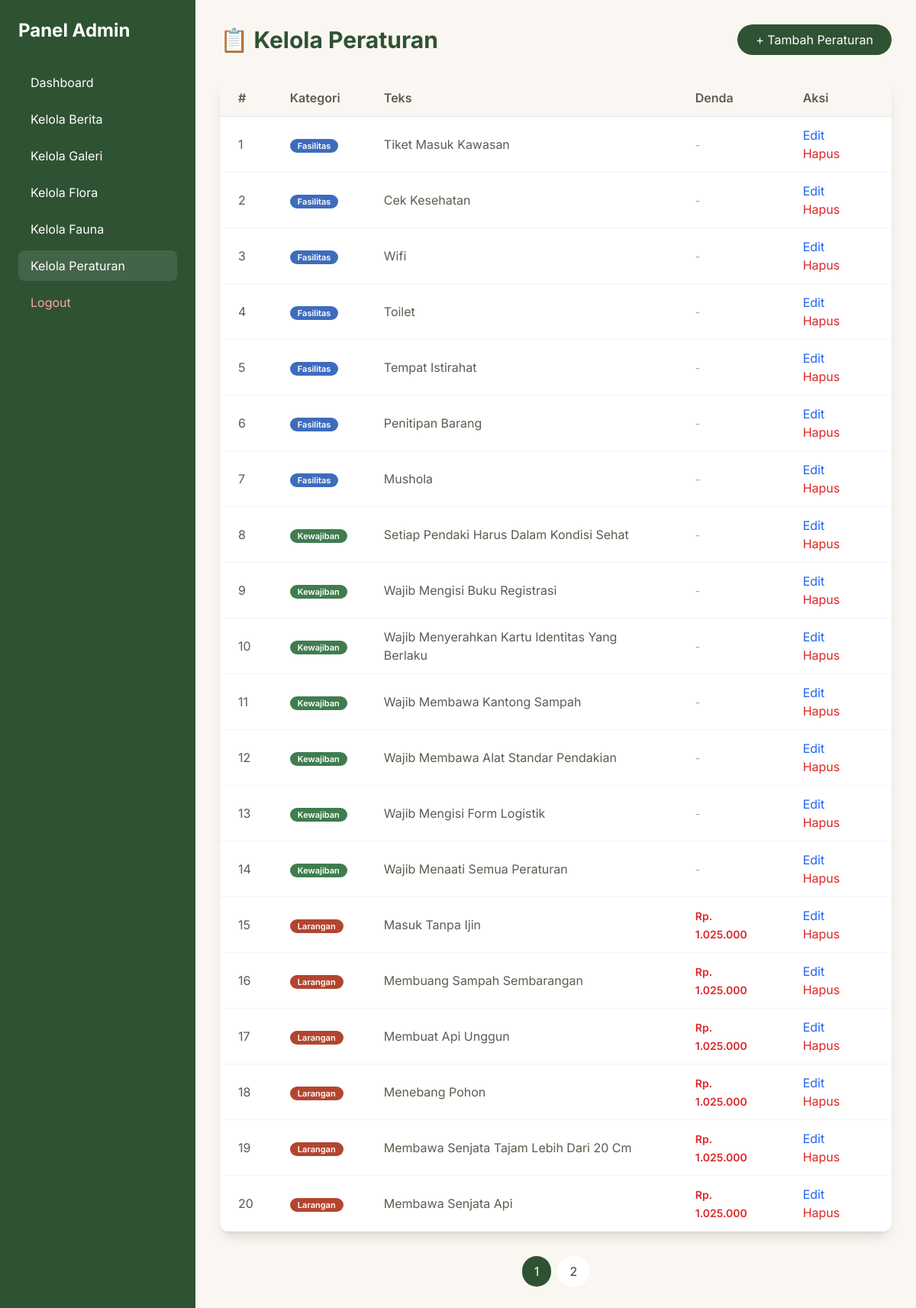
Screenshot of /admin/peraturan/index.php (signed in) with the database file from the repository.
### tables this page shows
CREATE TABLE `peraturan` (
  `id` int(11) NOT NULL,
  `kategori` varchar(50) NOT NULL,
  `teks` text NOT NULL,
  `denda` varchar(100) DEFAULT NULL,
  `created_at` timestamp NOT NULL DEFAULT current_timestamp()
);

### includes/functions.php (called while the page is built, shortened)
<?php
require_once __DIR__ . '/config.php';
function getTotalPeraturan() {
    global $pdo;
    $stmt = $pdo->query("SELECT COUNT(*) as total FROM peraturan");
    $result = $stmt->fetch();
    return $result ? (int)$result['total'] : 0;
}
function getPeraturanPaginated($page = 1, $limit = 10) {
    global $pdo;
    $page = intval($page);
    $limit = intval($limit);
    $offset = ($page - 1) * $limit;
    $stmt = $pdo->query("SELECT * FROM peraturan ORDER BY kategori, id LIMIT $limit OFFSET $offset");
    return $stmt->fetchAll();
}

### admin/peraturan/index.php (the view, shortened to what this page needs)
<?php
require_once __DIR__ . '/../../includes/config.php';
require_once __DIR__ . '/../../includes/functions.php';
$page = isset($_GET['page']) ? (int)$_GET['page'] : 1;
$limit = 20;
$offset = ($page - 1) * $limit;
$total = getTotalPeraturan();
$totalPages = ceil($total / $limit);
$peraturan_list = getPeraturanPaginated($page, $limit);
?>
<!DOCTYPE html>
<html lang="id">
<head>
    <script src="https://cdn.tailwindcss.com"></script>
</head>
<body class="bg-[#FAF7F2]">
<div class="flex h-screen">
    <div class="w-64 bg-[#2F5233] text-white p-6">
        <h2 class="text-2xl font-bold mb-8">Panel Admin</h2>
        <nav class="space-y-2">
            <a href="../dashboard.php" class="block py-2 px-4 hover:bg-white/20 rounded-lg transition duration-300">Dashboard</a>
            <a href="../berita/index.php" class="block py-2 px-4 hover:bg-white/20 rounded-lg transition duration-300">Kelola Berita</a>
            <a href="../galeri/index.php" class="block py-2 px-4 hover:bg-white/20 rounded-lg transition duration-300">Kelola Galeri</a>
            <a href="../flora/index.php" class="block py-2 px-4 hover:bg-white/20 rounded-lg transition duration-300">Kelola Flora</a>
            <a href="../fauna/index.php" class="block py-2 px-4 hover:bg-white/20 rounded-lg transition duration-300">Kelola Fauna</a>
            <a href="index.php" class="block py-2 px-4 bg-white/10 rounded-lg hover:bg-white/20 transition duration-300">Kelola Peraturan</a>
            <a href="../logout.php" class="block py-2 px-4 hover:bg-white/20 rounded-lg transition duration-300 text-red-300">Logout</a>
        </nav>
    </div>
    <div class="flex-1 overflow-y-auto">
        <div class="p-8">
            <div class="flex justify-between items-center mb-8">
                <h1 class="text-3xl font-bold text-[#2F5233]">📋 Kelola Peraturan</h1>
                <a href="tambah.php" class="bg-[#2F5233] hover:bg-[#4A7A4E] text-white px-6 py-2 rounded-full transition duration-300">
                    + Tambah Peraturan
                </a>
            </div>
            <div class="bg-white rounded-xl shadow-lg overflow-hidden">
                <div class="overflow-x-auto">
                    <table class="w-full">
                        <thead>
                            <tr class="bg-[#FAF7F2] border-b border-gray-200">
                                <th class="text-left py-3 px-6 text-[#5C5C50] font-semibold">#</th>
                                <th class="text-left py-3 px-6 text-[#5C5C50] font-semibold">Kategori</th>
                                <th class="text-left py-3 px-6 text-[#5C5C50] font-semibold">Teks</th>
                                <th class="text-left py-3 px-6 text-[#5C5C50] font-semibold">Denda</th>
                                <th class="text-left py-3 px-6 text-[#5C5C50] font-semibold">Aksi</th>
                            </tr>
                        </thead>
                        <tbody>
                            <?php
                            $no = $offset + 1;
                            foreach ($peraturan_list as $item):
                                $badgeClass = $item['kategori'] == 'kewajiban' ? 'badge-kewajiban' : ($item['kategori'] == 'larangan' ? 'badge-larangan' : 'badge-fasilitas');
                            ?>
                            <tr class="border-b border-gray-100 hover:bg-gray-50 transition duration-300">
                                <td class="py-3 px-6 text-[#5C5C50]"><?= $no++ ?></td>
                                <td class="py-3 px-6">
                                    <span class="<?= $badgeClass ?>"><?= ucfirst(htmlspecialchars($item['kategori'])) ?></span>
                                </td>
                                <td class="py-3 px-6 text-[#5C5C50]"><?= htmlspecialchars($item['teks']) ?></td>
                                <td class="py-3 px-6">
                                    <?php if ($item['denda']): ?>
                                    <span class="text-red-600 font-semibold text-sm"><?= htmlspecialchars($item['denda']) ?></span>
                                    <?php else: ?>
                                    <span class="text-gray-400 text-sm">-</span>
                                    <?php endif; ?>
                                </td>
                                <td class="py-3 px-6">
                                    <a href="edit.php?id=<?= $item['id'] ?>" class="text-blue-600 hover:text-blue-800 mr-3 transition duration-300">Edit</a>
                                    <a href="hapus.php?id=<?= $item['id'] ?>" class="text-red-600 hover:text-red-800 transition duration-300" onclick="return confirm('Yakin ingin menghapus data ini?')">Hapus</a>
                                </td>
                            </tr>
                            <?php endforeach; ?>
                        </tbody>
                    </table>
                </div>
            </div>
            <?php if ($totalPages > 1): ?>
            <div class="flex justify-center mt-8 space-x-2">
                <?php for ($i = 1; $i <= $totalPages; $i++): ?>
                <a href="?page=<?= $i ?>"
                   class="px-4 py-2 rounded-full <?= $i == $page ? 'bg-[#2F5233] text-white' : 'bg-white text-gray-700 hover:bg-gray-300' ?> transition duration-300">
                    <?= $i ?>
                </a>
                <?php endfor; ?>
            </div>
            <?php endif; ?>
        </div>
    </div>
</div>
</body>
</html>

### admin/peraturan/index.php (style rules this page uses)
* { font-family: 'Inter', sans-serif; }
.badge-kewajiban { background: #3F7D4F; color: white; padding: 2px 10px; border-radius: 20px; font-size: 11px; font-weight: 600; }
.badge-larangan { background: #B3452F; color: white; padding: 2px 10px; border-radius: 20px; font-size: 11px; font-weight: 600; }
.badge-fasilitas { background: #3E6CBC; color: white; padding: 2px 10px; border-radius: 20px; font-size: 11px; font-weight: 600; }

### rows the page displays
peraturan: kategori "Fasilitas", teks "Tiket Masuk Kawasan"
peraturan: kategori "Fasilitas", teks "Cek Kesehatan"
peraturan: kategori "Fasilitas", teks "Wifi"
peraturan: kategori "Fasilitas", teks "Toilet"
peraturan: kategori "Fasilitas", teks "Tempat Istirahat"
peraturan: kategori "Fasilitas", teks "Penitipan Barang"
peraturan: kategori "Fasilitas", teks "Mushola"
peraturan: kategori "Kewajiban", teks "Setiap Pendaki Harus Dalam Kondisi Sehat"
peraturan: kategori "Kewajiban", teks "Wajib Mengisi Buku Registrasi"
peraturan: kategori "Kewajiban", teks "Wajib Menyerahkan Kartu Identitas Yang Berlaku"
peraturan: kategori "Kewajiban", teks "Wajib Membawa Kantong Sampah"
peraturan: kategori "Kewajiban", teks "Wajib Membawa Alat Standar Pendakian"
peraturan: kategori "Kewajiban", teks "Wajib Mengisi Form Logistik"
peraturan: kategori "Kewajiban", teks "Wajib Menaati Semua Peraturan"
peraturan: kategori "Larangan", teks "Masuk Tanpa Ijin", denda "Rp. 1.025.000"
peraturan: kategori "Larangan", teks "Membuang Sampah Sembarangan", denda "Rp. 1.025.000"
peraturan: kategori "Larangan", teks "Membuat Api Unggun", denda "Rp. 1.025.000"
peraturan: kategori "Larangan", teks "Menebang Pohon", denda "Rp. 1.025.000"
peraturan: kategori "Larangan", teks "Membawa Senjata Tajam Lebih Dari 20 Cm", denda "Rp. 1.025.000"
peraturan: kategori "Larangan", teks "Membawa Senjata Api", denda "Rp. 1.025.000"
